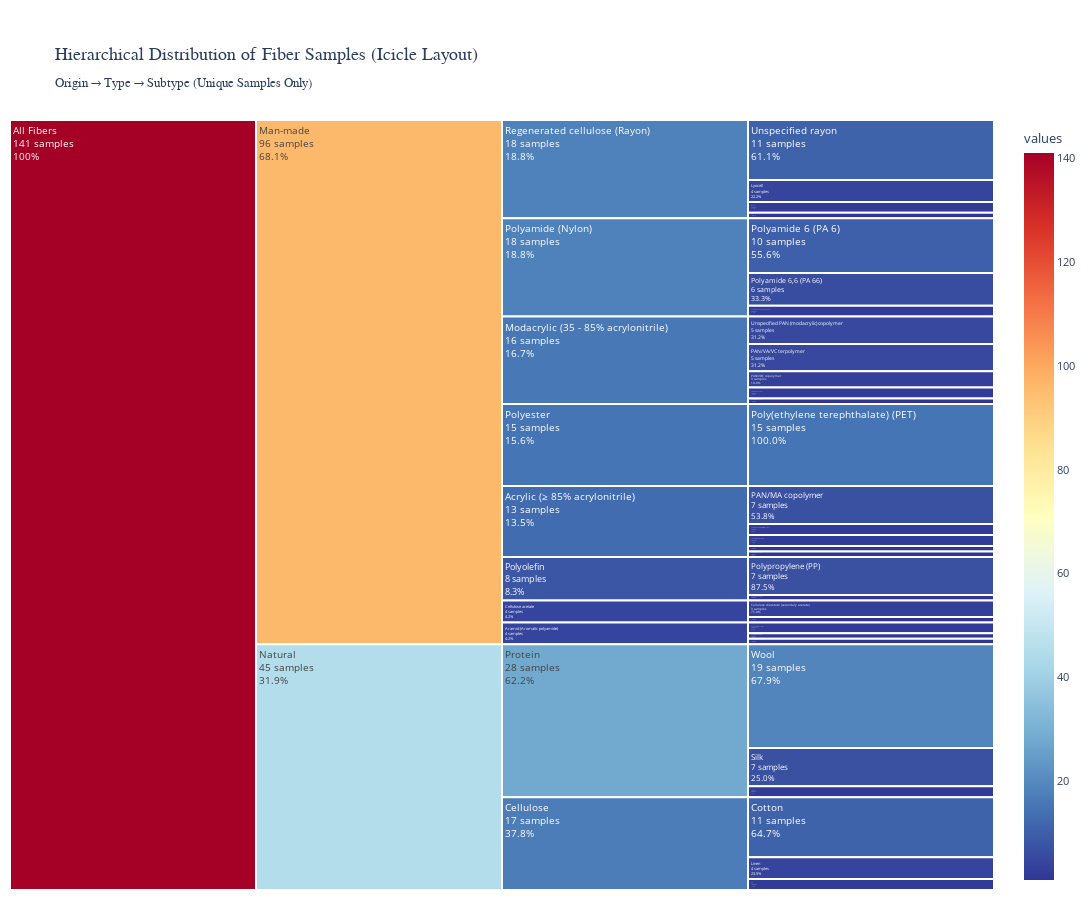

The notebook cell this image was saved under:
### Code cell
# Create Icicle plot 
import plotly.io as pio
pio.renderers.default = 'vscode'

print("\nCreating icicle visualization (better for long labels)...")
print("=" * 80)

fig_icicle = px.icicle(
    sunburst_df,
    names='labels',
    parents='parents',
    values='values',
    ids='ids',
    title='Hierarchical Distribution of Fiber Samples (Icicle Layout)<br><sub>Origin → Type → Subtype (Unique Samples Only)</sub>',
    color='values',
    color_continuous_scale='RdYlBu_r',
    hover_data={'values': True}
)

# Update layout for better text visibility
fig_icicle.update_layout(
    width=1400,
    height=900,
    font=dict(size=11),
    title_font=dict(size=18, family='Arial Black'),
    margin=dict(t=120, l=10, r=10, b=10)
)

# Update traces with custom text showing correct percentages
fig_icicle.update_traces(
    textinfo='text',
    text=sunburst_df['text'],
    hovertemplate='<b>%{label}</b><extra></extra>',
    marker=dict(line=dict(width=2, color='white')),
    textfont=dict(size=10),
    branchvalues='total'  # Ensures values are summed correctly in hierarchy
)

fig_icicle.show()

# Verify data integrity
print("\nData verification:")
natural_count = sunburst_df[sunburst_df['labels'] == 'Natural']['values'].values[0]
manmade_count = sunburst_df[sunburst_df['labels'] == 'Man-made']['values'].values[0]
total_count = sunburst_df[sunburst_df['labels'] == 'All Fibers']['values'].values[0]
print(f"Natural: {natural_count}, Man-made: {manmade_count}, Total: {total_count}")
print(f"Sum matches total: {natural_count + manmade_count == total_count}")

### Figure 1 — Plotly figure (JSON) as saved in the notebook; plotly's stock layout.template omitted (floating-point values rounded to 4 significant figures)
{"data": [{"branchvalues": "total", "customdata": [[141], [96], [4], [3], [1], [13], [7], [2], [1], [2], [1], [4], [2], [1], [1], [18], [4], [2], [11], [1], [16], [3], [5], [5], [2], [1], [18], [6], [10], [2], [8], [7], [1], [15], [15], [45], [28], [2], [7], [19], [17], [11], [2], [4]], "domain": {"x": [0, 1], "y": [0, 1]}, "hovertemplate": "<b>%{label}</b><extra></extra>", "ids": ["All Fibers", "Man-made", "Man-made|Cellulose acetate", "Man-made|Cellulose acetate|Cellulose diacetate (secondary acetate)", "Man-made|Cellulose acetate|Cellulose triacetate", "Man-made|Acrylic (≥ 85% acrylonitrile)", "Man-made|Acrylic (≥ 85% acrylonitrile)|PAN/MA copolymer", "Man-made|Acrylic (≥ 85% acrylonitrile)|Unspecified PAN (acrylic) copolymer", "Man-made|Acrylic (≥ 85% acrylonitrile)|PAN/MMA/MA terpolymer", "Man-made|Acrylic (≥ 85% acrylonitrile)|PAN/AA/MA terpolymer", "Man-made|Acrylic (≥ 85% acrylonitrile)|PAN/VA copolymer", "Man-made|Aramid (Aromatic polyamide)", "Man-made|Aramid (Aromatic polyamide)|Para-aramid (Kevlar®)", "Man-made|Aramid (Aromatic polyamide)|Unspecified aramid", "Man-made|Aramid (Aromatic polyamide)|Meta-aramid (Nomex®)", "Man-made|Regenerated cellulose (Rayon)", "Man-made|Regenerated cellulose (Rayon)|Lyocell", "Man-made|Regenerated cellulose (Rayon)|Modal", "Man-made|Regenerated cellulose (Rayon)|Unspecified rayon", "Man-made|Regenerated cellulose (Rayon)|Viscose", "Man-made|Modacrylic (35 - 85% acrylonitrile)", "Man-made|Modacrylic (35 - 85% acrylonitrile)|PAN/VDC copolymer", "Man-made|Modacrylic (35 - 85% acrylonitrile)|Unspecified PAN (modacrylic) copolymer", "Man-made|Modacrylic (35 - 85% acrylonitrile)|PAN/VA/VC terpolymer", "Man-made|Modacrylic (35 - 85% acrylonitrile)|PAN/VC copolymer", "Man-made|Modacrylic (35 - 85% acrylonitrile)|PAN/VBr copolymer", "Man-made|Polyamide (Nylon)", "Man-made|Polyamide (Nylon)|Polyamide 6,6 (PA 66)", "Man-made|Polyamide (Nylon)|Polyamide 6 (PA 6)", "Man-made|Polyamide (Nylon)|Unspecified polyamide polymer", "Man-made|Polyolefin", "Man-made|Polyolefin|Polypropylene (PP)", "Man-made|Polyolefin|Polyethylene (PE)", "Man-made|Polyester", "Man-made|Polyester|Poly(ethylene terephthalate) (PET)", "Natural", "Natural|Protein", "Natural|Protein|Alpaca", "Natural|Protein|Silk", "Natural|Protein|Wool", "Natural|Cellulose", "Natural|Cellulose|Cotton", "Natural|Cellulose|Jute", "Natural|Cellulose|Linen"], "labels": ["All Fibers", "Man-made", "Cellulose acetate", "Cellulose diacetate (secondary acetate)", "Cellulose triacetate", "Acrylic (≥ 85% acrylonitrile)", "PAN/MA copolymer", "Unspecified PAN (acrylic) copolymer", "PAN/MMA/MA terpolymer", "PAN/AA/MA terpolymer", "PAN/VA copolymer", "Aramid (Aromatic polyamide)", "Para-aramid (Kevlar®)", "Unspecified aramid", "Meta-aramid (Nomex®)", "Regenerated cellulose (Rayon)", "Lyocell", "Modal", "Unspecified rayon", "Viscose", "Modacrylic (35 - 85% acrylonitrile)", "PAN/VDC copolymer", "Unspecified PAN (modacrylic) copolymer", "PAN/VA/VC terpolymer", "PAN/VC copolymer", "PAN/VBr copolymer", "Polyamide (Nylon)", "Polyamide 6,6 (PA 66)", "Polyamide 6 (PA 6)", "Unspecified polyamide polymer", "Polyolefin", "Polypropylene (PP)", "Polyethylene (PE)", "Polyester", "Poly(ethylene terephthalate) (PET)", "Natural", "Protein", "Alpaca", "Silk", "Wool", "Cellulose", "Cotton", "Jute", "Linen"], "marker": {"coloraxis": "coloraxis", "colors": [141, 96, 4, 3, 1, 13, 7, 2, 1, 2, 1, 4, 2, 1, 1, 18, 4, 2, 11, 1, 16, 3, 5, 5, 2, 1, 18, 6, 10, 2, 8, 7, 1, 15, 15, 45, 28, 2, 7, 19, 17, 11, 2, 4], "line": {"color": "white", "width": 2}}, "name": "", "parents": ["", "All Fibers", "Man-made", "Man-made|Cellulose acetate", "Man-made|Cellulose acetate", "Man-made", "Man-made|Acrylic (≥ 85% acrylonitrile)", "Man-made|Acrylic (≥ 85% acrylonitrile)", "Man-made|Acrylic (≥ 85% acrylonitrile)", "Man-made|Acrylic (≥ 85% acrylonitrile)", "Man-made|Acrylic (≥ 85% acrylonitrile)", "Man-made", "Man-made|Aramid (Aromatic polyamide)", "Man-made|Aramid (Aromatic polyamide)", "Man-made|Aramid (Aromatic polyamide)", "Man-made", "Man-made|Regenerated cellulose (Rayon)", "Man-made|Regenerated cellulose (Rayon)", "Man-made|Regenerated cellulose (Rayon)", "Man-made|Regenerated cellulose (Rayon)", "Man-made", "Man-made|Modacrylic (35 - 85% acrylonitrile)", "Man-made|Modacrylic (35 - 85% acrylonitrile)", "Man-made|Modacrylic (35 - 85% acrylonitrile)", "Man-made|Modacrylic (35 - 85% acrylonitrile)", "Man-made|Modacrylic (35 - 85% acrylonitrile)", "Man-made", "Man-made|Polyamide (Nylon)", "Man-made|Polyamide (Nylon)", "Man-made|Polyamide (Nylon)", "Man-made", "Man-made|Polyolefin", "Man-made|Polyolefin", "Man-made", "Man-made|Polyester", "All Fibers", "Natural", "Natural|Protein", "Natural|Protein", "Natural|Protein", "Natural", "Natural|Cellulose", "Natural|Cellulose", "Natural|Cellulose"], "text": ["All Fibers<br>141 samples<br>100%", "Man-made<br>96 samples<br>68.1%", "Cellulose acetate<br>4 samples<br>4.2%", "Cellulose diacetate (secondary acetate)<br>3 samples<br>75.0%", "Cellulose triacetate<br>1 sample<br>25.0%", "Acrylic (≥ 85% acrylonitrile)<br>13 samples<br>13.5%", "PAN/MA copolymer<br>7 samples<br>53.8%", "Unspecified PAN (acrylic) copolymer<br>2 samples<br>15.4%", "PAN/MMA/MA terpolymer<br>1 sample<br>7.7%", "PAN/AA/MA terpolymer<br>2 samples<br>15.4%", "PAN/VA copolymer<br>1 sample<br>7.7%", "Aramid (Aromatic polyamide)<br>4 samples<br>4.2%", "Para-aramid (Kevlar®)<br>2 samples<br>50.0%", "Unspecified aramid<br>1 sample<br>25.0%", "Meta-aramid (Nomex®)<br>1 sample<br>25.0%", "Regenerated cellulose (Rayon)<br>18 samples<br>18.8%", "Lyocell<br>4 samples<br>22.2%", "Modal<br>2 samples<br>11.1%", "Unspecified rayon<br>11 samples<br>61.1%", "Viscose<br>1 sample<br>5.6%", "Modacrylic (35 - 85% acrylonitrile)<br>16 samples<br>16.7%", "PAN/VDC copolymer<br>3 samples<br>18.8%", "Unspecified PAN (modacrylic) copolymer<br>5 samples<br>31.2%", "PAN/VA/VC terpolymer<br>5 samples<br>31.2%", "PAN/VC copolymer<br>2 samples<br>12.5%", "PAN/VBr copolymer<br>1 sample<br>6.2%", "Polyamide (Nylon)<br>18 samples<br>18.8%", "Polyamide 6,6 (PA 66)<br>6 samples<br>33.3%", "Polyamide 6 (PA 6)<br>10 samples<br>55.6%", "Unspecified polyamide polymer<br>2 samples<br>11.1%", "Polyolefin<br>8 samples<br>8.3%", "Polypropylene (PP)<br>7 samples<br>87.5%", "Polyethylene (PE)<br>1 sample<br>12.5%", "Polyester<br>15 samples<br>15.6%", "Poly(ethylene terephthalate) (PET)<br>15 samples<br>100.0%", "Natural<br>45 samples<br>31.9%", "Protein<br>28 samples<br>62.2%", "Alpaca<br>2 samples<br>7.1%", "Silk<br>7 samples<br>25.0%", "Wool<br>19 samples<br>67.9%", "Cellulose<br>17 samples<br>37.8%", "Cotton<br>11 samples<br>64.7%", "Jute<br>2 samples<br>11.8%", "Linen<br>4 samples<br>23.5%"], "textfont": {"size": 10}, "textinfo": "text", "type": "icicle", "values": [141, 96, 4, 3, 1, 13, 7, 2, 1, 2, 1, 4, 2, 1, 1, 18, 4, 2, 11, 1, 16, 3, 5, 5, 2, 1, 18, 6, 10, 2, 8, 7, 1, 15, 15, 45, 28, 2, 7, 19, 17, 11, 2, 4]}], "layout": {"coloraxis": {"colorbar": {"title": {"text": "values"}}, "colorscale": [[0, "rgb(49,54,149)"], [0.1, "rgb(69,117,180)"], [0.2, "rgb(116,173,209)"], [0.3, "rgb(171,217,233)"], [0.4, "rgb(224,243,248)"], [0.5, "rgb(255,255,191)"], [0.6, "rgb(254,224,144)"], [0.7, "rgb(253,174,97)"], [0.8, "rgb(244,109,67)"], [0.9, "rgb(215,48,39)"], [1, "rgb(165,0,38)"]]}, "font": {"size": 11}, "height": 900, "legend": {"tracegroupgap": 0}, "margin": {"b": 10, "l": 10, "r": 10, "t": 120}, "title": {"font": {"family": "Arial Black", "size": 18}, "text": "Hierarchical Distribution of Fiber Samples (Icicle Layout)<br><sub>Origin → Type → Subtype (Unique Samples Only)</sub>"}, "width": 1400}}
